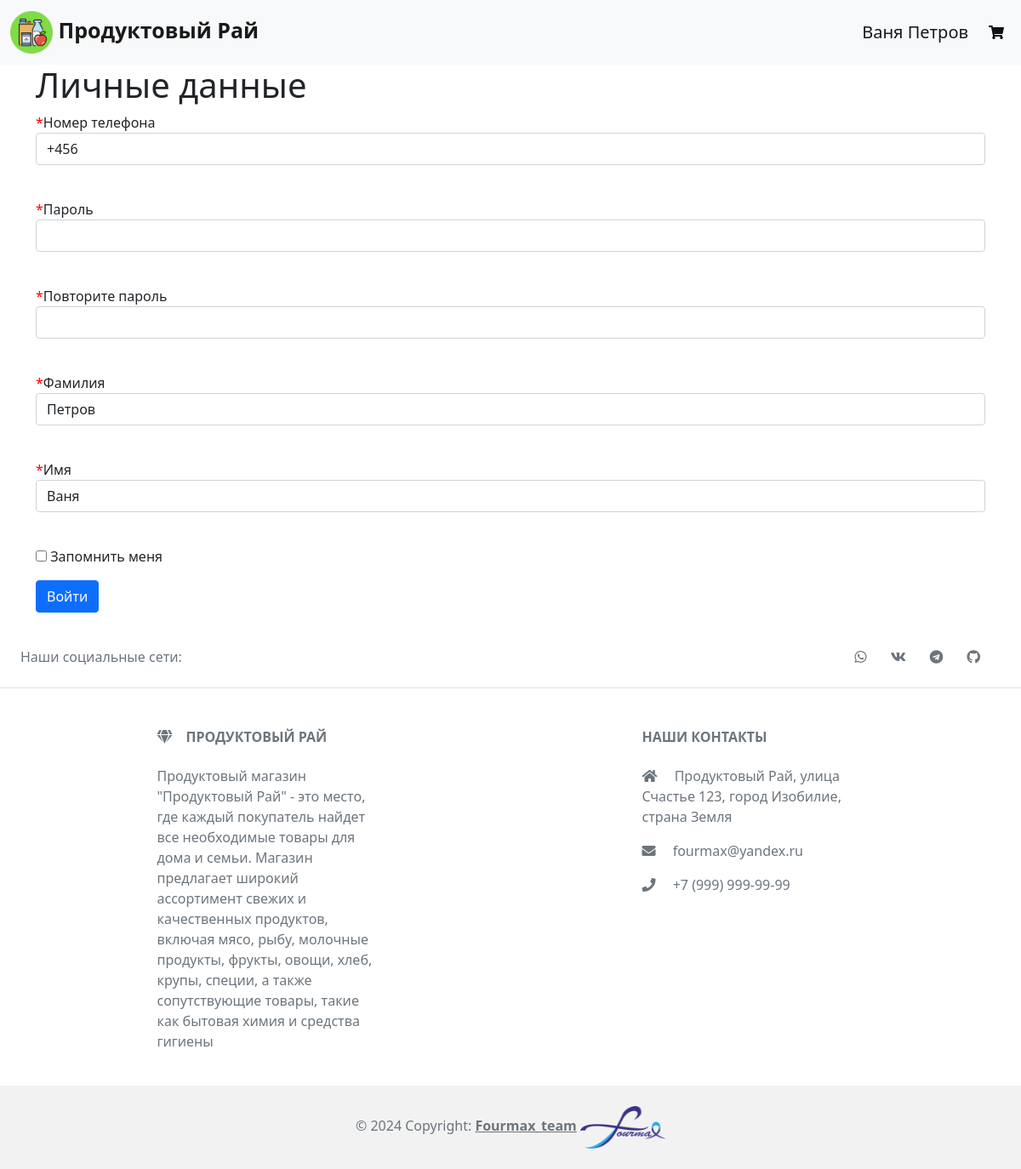
The page /change_user_data (signed in) on the database as committed earlier.
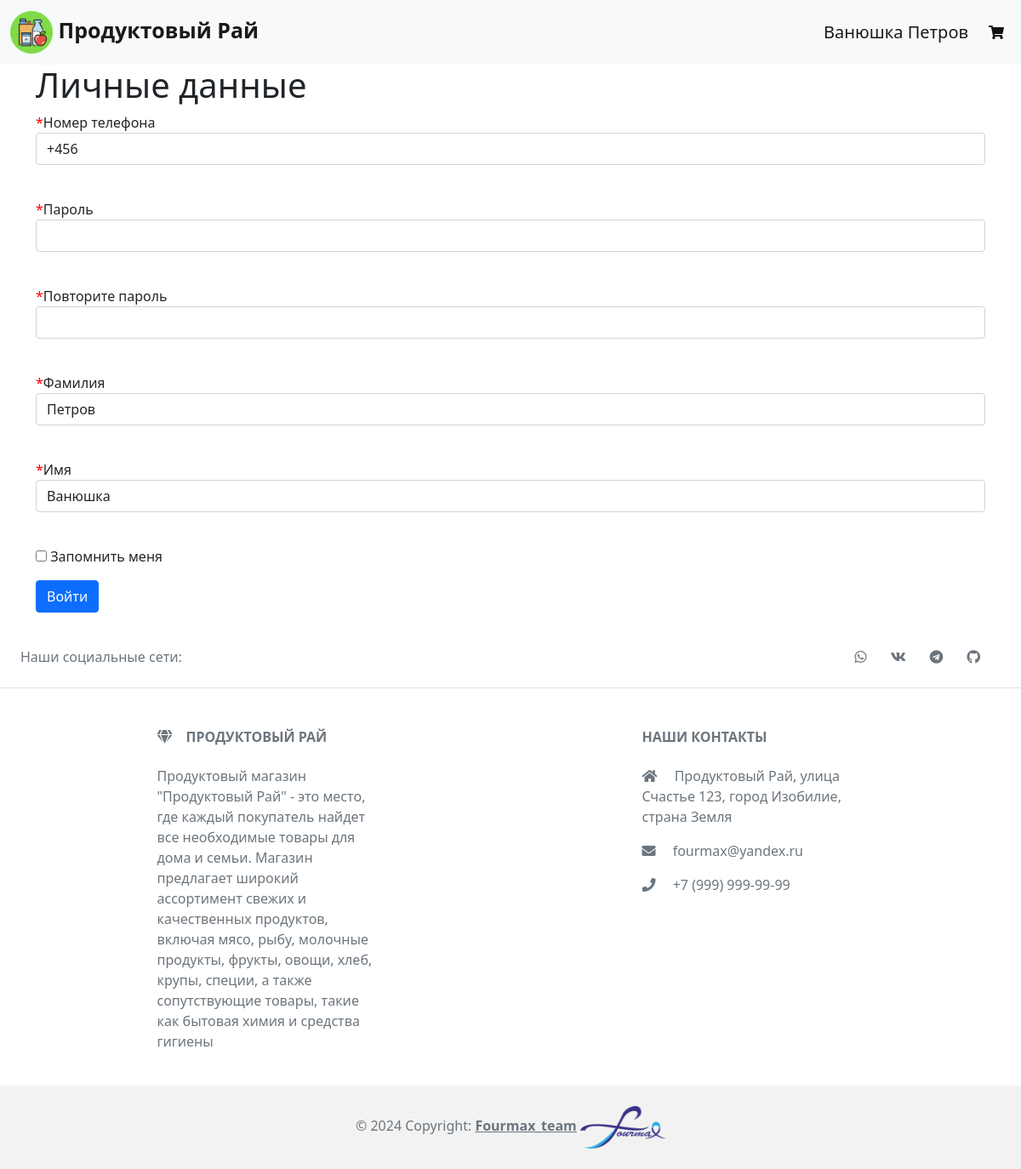
The same page on the database as committed later.
### data/users.py (models this page shows, shortened)
class User(SqlAlchemyBase, UserMixin, SerializerMixin):
    __tablename__ = 'users'
    id = sqlalchemy.Column(sqlalchemy.Integer, primary_key=True,
                           autoincrement=True)
    surname = sqlalchemy.Column(sqlalchemy.String, nullable=True)
    name = sqlalchemy.Column(sqlalchemy.String, nullable=True)
    items_list = sqlalchemy.Column(sqlalchemy.String, nullable=True)
    mobile_phone = sqlalchemy.Column(
        sqlalchemy.String, index=True, unique=True, nullable=True
    )
    hashed_password = sqlalchemy.Column(sqlalchemy.String, nullable=True)
    orders = orm.relationship('Order', back_populates='user')

### main.py (the view, shortened to what this page needs)
@app.route('/change_user_data', methods=['GET', 'POST'])
def change_user_data():
    form = RegisterForm()
    if request.method == "GET":
        db_sess = db_session.create_session()
        user = db_sess.query(User).filter(User.id == current_user.id).first()
        if user:
            form.mobile_phone.data = user.mobile_phone
            form.surname.data = user.surname
            form.name.data = user.name
        else:
            abort(404)
    return render_template(
        'register.html', title='Регистрация', host_data=request.host,
        form=form
    )

### forms/user.py
class RegisterForm(FlaskForm):
    mobile_phone = TelField(
        'Номер телефона', validators=[DataRequired(), Length(max=15)]
    )
    password = PasswordField(
        'Пароль', validators=[DataRequired(), Length(min=5, max=25)]
    )
    password_again = PasswordField(
        'Повторите пароль', validators=[DataRequired(), Length(min=5, max=25)]
    )
    surname = StringField(
        'Фамилия', validators=[DataRequired(), Length(min=1, max=25)]
    )
    name = StringField(
        'Имя', validators=[DataRequired(), Length(min=1, max=25)]
    )
    remember_me = BooleanField('Запомнить меня')
    submit = SubmitField('Войти')

### data/db_session.py (called while the page is built)
def create_session() -> Session:
    global __factory
    return __factory()

### main.py (called while the page is built)
@login_manager.user_loader
def load_user(user_id):
    db_sess = db_session.create_session()
    return db_sess.query(User).get(user_id)

### templates/register.html (shortened to what this page needs)
{% extends "base.html" %}
{% block content %}
<h1>Личные данные</h1>
<form action="" method="post">
    <p>
        <span class="req-marker">*</span>{{ form.mobile_phone.label }}<br>
        {{ form.mobile_phone(class="form-control", type="tel") }}<br>
    </p>
    <p>
        <span class="req-marker">*</span>{{ form.password.label }}<br>
        {{ form.password(class="form-control", type="password") }}<br>
    </p>
    <p>
        <span class="req-marker">*</span>{{ form.password_again.label }}<br>
        {{ form.password_again(class="form-control", type="password") }}<br>
    </p>
    <p>
        <span class="req-marker">*</span>{{ form.surname.label }}<br>
        {{ form.surname(class="form-control") }}<br>
    </p>
    <p>
        <span class="req-marker">*</span>{{ form.name.label }}<br>
        {{ form.name(class="form-control") }}<br>
    </p>
    <p>{{ form.remember_me() }} {{ form.remember_me.label }}</p>
    <p>{{ form.submit(type="submit", class="btn btn-primary") }}</p>
</form>
{% endblock %}

### templates/base.html (shortened to what this page needs)
<!doctype html>
<html lang="en">
<head>
    <link href="/static/css/normalize.css" rel="stylesheet">
    <link href="https://cdn.jsdelivr.net/npm/bootstrap@5.0.0-beta3/dist/css/bootstrap.min.css" rel="stylesheet">
	<link rel="stylesheet" href="https://use.fontawesome.com/releases/v5.15.3/css/all.css">
    <link rel="stylesheet" type="text/css" href="/static/css/style.css" />
</head>
    <body>
    <header>
        <nav class="navbar navbar-expand-sm navbar-light bg-light">
            <div class="container-fluid">
                <a class="navbar-brand" href="/"
                   style="font-size: 25px">
                    <img src="/static/img/nav_icon.png" class="nav_icon"
                         width="50px" height="50px">
                    <b>Продуктовый Рай</b>
                </a>
                <div class="collapse navbar-collapse" id="navbarSupportedContent">
                    <ul class="navbar-nav ms-auto mb-1 mb-lg-0">
                        {% if current_user.is_authenticated %}
                            <a class="navbar-brand" href="{{ '/admin' if current_user.id == 1 else '/personal_account' }}" id="{{current_user.id}}" name="current_user">{{ current_user.name }} {{ current_user.surname }}</a>
                        {% endif %}
                        <li class="nav-item">
                            {% if current_user.is_authenticated %}
                                <a class="nav-link" href="#" data-bs-toggle="modal" data-bs-target="#modal-cart">
                                    <i class="fas fa-shopping-cart"></i>
                                </a>
                            {% else %}
                                <a class="nav-link" href="/login">
                                    <i class="fas fa-shopping-cart"></i>
                                </a>
                            {% endif %}
                        </li>
                    </ul>
                </div>
            </div>
        </nav>
    </header>
    <main role="main" class="container">
        {% block content %}{% endblock %}
    </main>
    <footer class="text-center text-lg-start bg-body-tertiary text-muted">
      <section class="d-flex justify-content-center justify-content-lg-between p-4 border-bottom">
        <div class="me-5 d-none d-lg-block">
          <span>Наши социальные сети:</span>
        </div>
        <div>
          <a href="#" class="me-4 text-reset"><i class="fab fa-whatsapp"></i></a>
          <a href="#" class="me-4 text-reset"><i class="fab fa-vk"></i></a>
          <a href="#" class="me-4 text-reset"><i class="fab fa-telegram"></i></a>
          <a href="https://github.com/DABer1805/online_store.git" class="me-4 text-reset"><i class="fab fa-github"></i></a>
        </div>
      </section>
      <section class="">
        <div class="container text-center text-md-start mt-5">
          <div class="row mt-3">
            <div class="col-md-3 col-lg-4 col-xl-3 mx-auto mb-4">
              <h6 class="text-uppercase fw-bold mb-4">
                <i class="fas fa-gem me-3"></i>Продуктовый Рай
              </h6>
              <p>
                Продуктовый магазин "Продуктовый Рай" - это место, где
                каждый покупатель найдет все необходимые
                товары для дома и семьи. Магазин предлагает широкий
                ассортимент свежих и качественных продуктов, включая мясо,
                рыбу, молочные продукты, фрукты, овощи, хлеб, крупы,
                специи, а также сопутствующие товары, такие как бытовая
                химия и средства гигиены
              </p>
            </div>
            <div class="col-md-4 col-lg-3 col-xl-3 mx-auto mb-md-0 mb-4">
              <h6 class="text-uppercase fw-bold mb-4">Наши контакты</h6>
              <p><i class="fas fa-home me-3"></i> Продуктовый Рай, улица Счастье 123, город Изобилие, страна Земля</p>
              <p>
                <i class="fas fa-envelope me-3"></i>
                fourmax@yandex.ru
              </p>
              <p><i class="fas fa-phone me-3"></i> +7 (999) 999-99-99</p>
            </div>
          </div>
        </div>
      </section>
      <div class="text-center p-4" style="background-color: rgba(0, 0, 0, 0.05);">
        © 2024 Copyright:
        <a class="text-reset fw-bold" href="https://github.com/DABer1805/online_store.git">Fourmax_team</a>
          <img src="/static/img/brand_img.png" style="height: 50px; width: 100px">
      </div>
    </footer>
    </body>
</html>

### static/css/style.css (style rules this page uses)
* { scrollbar-width: 3px; scrollbar-color: #c1c1c1 #f1f1f1; }
.navbar-light .navbar-nav .nav-link { color: #111; font-weight: 500; text-transform: uppercase; }
.req-marker { color: red; }

Rows that differ between the two databases and show on the page:
changed User "Петров": name "Ваня" → "Ванюшка"
